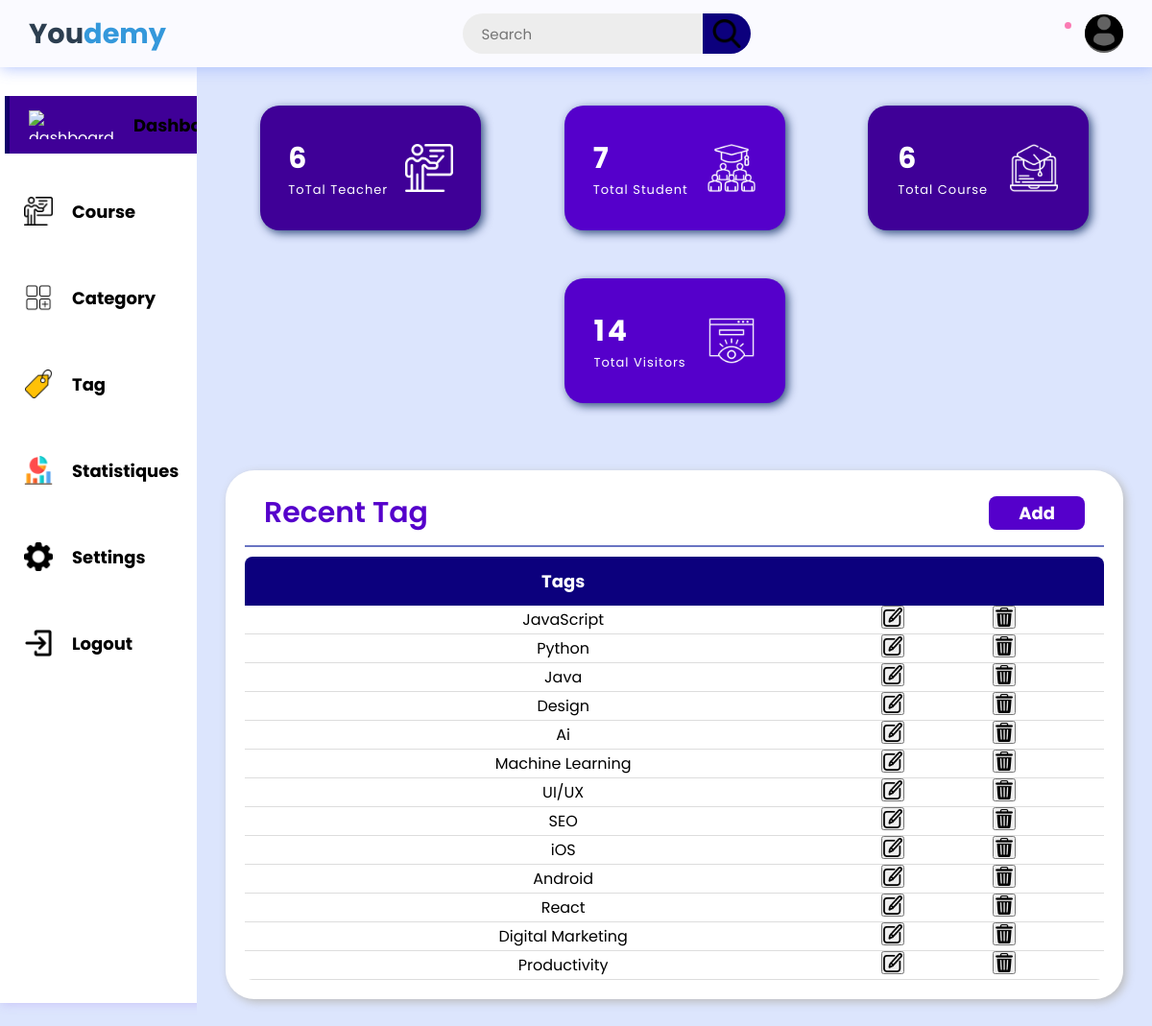
The app's page /src/Views/admin/tags/index.php (signed in) with its own data.
### tables this page shows
CREATE TABLE TAGS (
    id INT PRIMARY KEY AUTO_INCREMENT,
    tag VARCHAR(200)
);

### src/Views/admin/tags/index.php (the view, shortened to what this page needs)
<?php
$db = new DatabaseConnexion();
$conn = $db->connect();
$totalTeachers = $conn->query("SELECT COUNT(*) FROM users WHERE role = 'Teacher'")->fetchColumn();
$totalStudents = $conn->query("SELECT COUNT(*) FROM users WHERE role = 'Student'")->fetchColumn();
$totalCourses = $conn->query("SELECT COUNT(*) FROM courses")->fetchColumn();
$totalVisitors = $conn->query("SELECT COUNT(*) FROM users")->fetchColumn();
$tags = $conn->query("SELECT * FROM TAGS")->fetchAll(PDO::FETCH_ASSOC);
?>
<!DOCTYPE html>
<html lang="en">
<head>
    <link rel="stylesheet" href="../../../../assets/styles/dashboard.css">
</head>
<body>
    <header>
        <div class="logosec">
        <div class="logo">You<span>demy</span></div>
        </div>
        <div class="searchbar">
            <input type="text"
                placeholder="Search">
            <div class="searchbtn">
                <img src="../../../../assets/media/image/search.png"
                    class="icn srchicn"
                    alt="search-icon">
            </div>
        </div>
        <div class="message">
            <div class="circle"></div>
                <div class="dp">
                    <a href="./src/Views/auth/login.php"><img src="./assets/media/image/Profil.png" class="dpicn"></a>
                </div>
        </div>
    </header>
    <div class="main-container">
        <div class="navcontainer">
            <nav class="nav">
                <div class="nav-upper-options">
                    <div class="nav-option option1">
                        <img src="https://media.geeksforgeeks.org/wp-content/uploads/20221210182148/Untitled-design-(29).png"
                            class="nav-img"
                            alt="dashboard">
                        <a href="../dashboard.php">Dashboard</a>
                    </div>
                    <div class="nav-option option2">
                        <img src="../../../../assets/media/image/teacherblack.png"
                            class="nav-img"
                            alt="institution">
                        <a href="../courses/index.php"> Course</a>
                    </div>
                    <div class="option3 nav-option">
                        <img src="../../../../assets/media/image/category.png"
                            class="nav-img"
                            alt="articles">
                        <a href="../categorys/index.php"> Category</a>
                    </div>
                    <div class="nav-option option4">
                        <img src="../../../../assets/media/image/tag icon.png"
                            class="nav-img"
                            alt="report">
                        <a href="#"> Tag</a>
                    </div>
                    <div class="nav-option option5">
                        <img src="../../../../assets/media/image/report.png"
                            class="nav-img"
                            alt="raport">
                            <a href="../statistics.php"> Statistiques</a>
                    </div>
                    <div class="nav-option option6">
                        <img src="../../../../assets/media/image/settings.png"
                            class="nav-img"
                            alt="settings">
                        <a href="#"> Settings</a>
                    </div>
                    <div class="nav-option logout">
                        <img src="../../../../assets/media/image/login.png"
                            class="nav-img"
                            alt="logout">
                        <a href="../../auth/logout.php">Logout</a>
                    </div>
                </div>
            </nav>
        </div>
        <div class="main">
            <div class="box-container">
                <div class="box box1">
                    <div class="text">
                        <h2 class="topic-heading"><?php echo $totalTeachers ?></h2>
                        <h2 class="topic">ToTal Teacher</h2>
                    </div>
                    <img src="../../../../assets/media/image/teacher white.png"
                        alt="visitors">
                </div>
                <div class="box box2">
                    <div class="text">
                        <h2 class="topic-heading"><?php echo $totalStudents  ?></h2>
                        <h2 class="topic">Total Student</h2>
                    </div>
                    <img src="../../../../assets/media/image/students.png"
                        alt="recruiter">
                </div>
                <div class="box box3">
                    <div class="text">
                        <h2 class="topic-heading"><?php echo $totalCourses ?></h2>
                        <h2 class="topic">Total Course</h2>
                    </div>
                    <img src="../../../../assets/media/image/coursewhite.png"
                        alt="candidate">
                </div>
                <div class="box box4">
                    <div class="text">
                        <h2 class="topic-heading">
                            <?php echo $totalVisitors ?>
                        </h2>
                        <h2 class="topic">Total Visitors</h2>
                    </div>
                    <img src="../../../../assets/media/image/visiteur-white.png" alt="active">
                </div>
            </div>
            <div class="report-container">
                <div class="report-header">
                    <h1 class="recent-Articles">Recent Tag</h1>
                    <div>
                    <button id="add-btn"><a href="../tags/add.php">Add</a></button>
                    </div>
                </div>
                    <div class="table-wrapper">
                        <table class="styled-table">
                            <thead>
                                <tr>
                                    <th class="t-op">Tags</th>
                                    <th></th>
                                    <th></th>
                                </tr>
                            </thead>
                            <tbody>
                                    <?php if (count($tags) > 0): ?>
                                        <?php foreach ($tags as $tag): ?>
                                            <tr class="tr-style">
                                                <td class="output"><?php echo htmlspecialchars($tag['tag']) ?></td>
                                                <td>
                                                <a href="./edit.php?id=<?php echo $tag['id']; ?>">
                                                    <button type="submit" class="edit-btn">
                                                        <img src="../../../../assets/media/image/edit-button.png" class="icon-output" alt="edit-icon">
                                                    </button>
                                                </a>
                                            </td>
                                            <td>
                                                <form method="POST" action="./delete.php">
                                                    <button type="submit" class="delete-btn">
                                                        <img src="../../../../assets/media/image/delete-icon.png" class="icon-output" alt="delete-icon">
                                                    </button>
                                                </form>
                                            </td>
                                        </tr>
                                        <?php endforeach; ?>
                                    <?php else: ?>
                                        <tr>
                                            <td>No category found.</td>
                                        </tr>
                                    <?php endif; ?>
                            </tbody>
                        </table>
                    </div>
                </div>
            </div>
        </div>
</body>
</html>

### records on screen
tags: tag "JavaScript"
tags: tag "Python"
tags: tag "Java"
tags: tag "Design"
tags: tag "Ai"
tags: tag "Machine Learning"
tags: tag "UI/UX"
tags: tag "SEO"
tags: tag "iOS"
tags: tag "Android"
tags: tag "React"
tags: tag "Digital Marketing"
tags: tag "Productivity"

### other values on screen
$totalTeachers "6"
$totalStudents "7"
$totalCourses "6"
$totalVisitors "14"
